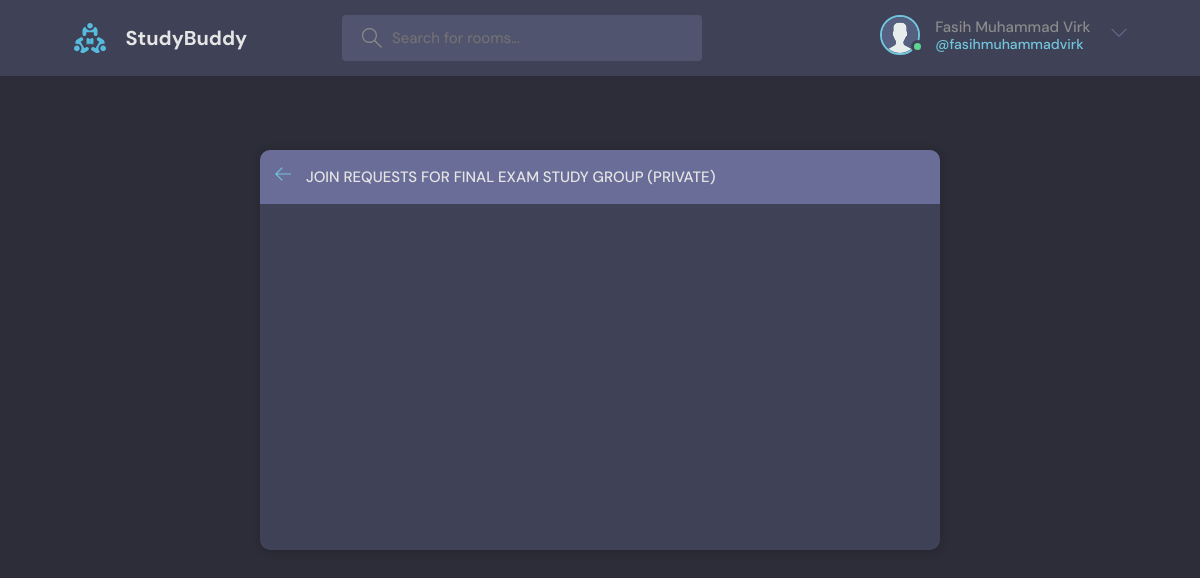
The page /room/15/accept/ (signed in) on the database its author committed.
### mainapp/models.py (models this page shows, shortened)
class User(AbstractUser):
    name = models.CharField(max_length=200, null=True)
    email = models.EmailField(unique=True)
    bio = models.TextField(null=True)
    avatar = models.ImageField(null=True, default="avatar.svg")
    USERNAME_FIELD = 'email'
    REQUIRED_FIELDS = []

class Room(models.Model):
    host = models.ForeignKey(User, on_delete=models.SET_NULL, null=True)
    topic = models.ForeignKey(Topic, on_delete=models.SET_NULL, null=True)
    name = models.CharField(max_length=200)
    description = models.TextField(null=True, blank=True)
    participants = models.ManyToManyField(
        User, related_name='participants', blank=True)
    updated = models.DateTimeField(auto_now=True)
    created = models.DateTimeField(auto_now_add=True)
    request_to_join = models.ManyToManyField(
        User, related_name='requested_rooms', blank=True)
    is_private = models.BooleanField(default=False)
    class Meta:
        ordering = ['-updated', '-created']

### mainapp/views.py (the view, shortened to what this page needs)
# urls.py: path('room/<int:pk>/accept/', views.accept_join_requests, name='accept_join_requests'),
@login_required(login_url='login')
def accept_join_requests(request, pk):
    room = Room.objects.get(id=pk)
    if request.user != room.host:
        return HttpResponse('You are not allowed here!!')
    join_requests = JoinRequest.objects.filter(room=room, status='pending')
    return render(request, 'mainapp/accept_join_requests.html', {'join_requests': join_requests, 'room': room})

### mainapp/templates/mainapp/accept_join_requests.html (shortened to what this page needs)
{% extends 'main.html' %} {%block content%}
<main class="create-room layout">
	<div class="container" style = "align-items: center; justify-content: center;">
		<div class="layout__box">
			<div class="layout__boxHeader">
				<div class="layout__boxTitle">
					<a href="{% url 'home' %}">
						<svg
							version="1.1"
							xmlns="http://www.w3.org/2000/svg"
							width="32"
							height="32"
							viewBox="0 0 32 32"
						>
							<title>arrow-left</title>
							<path
								d="M13.723 2.286l-13.723 13.714 13.719 13.714 1.616-1.611-10.96-10.96h27.625v-2.286h-27.625l10.965-10.965-1.616-1.607z"
							></path>
						</svg>
					</a>
					<h3>Join Requests for {{ room.name }}</h3>
				</div>
			</div>
		</div>
	</div>
</main>
{% endblock content %}

### templates/navbar.html (shortened to what this page needs)
{% load static %}
{% if request.user.is_authenticated %}
<header class="header header--loggedIn">
	<div class="container">
		<a href="{% url 'home' %}" class="header__logo">
			<img src="{% static 'images/logo.svg' %}" />
			<h1>StudyBuddy</h1>
		</a>
		<form class="header__search" method="GET" action="{% url 'home' %}">
			<label>
				<input name="q" placeholder="Search for rooms..." />
			</label>
		</form>
		<nav class="header__menu">
			<div class="header__user">
				<a href="{% url 'user-profile' user.id %}">
					<div class="avatar avatar--medium active">
						<img src="{{request.user.avatar.url}}" />
					</div>
					<p>
						{{request.user.name}} <span>@{{request.user.username}}</span>
					</p>
				</a>
				<button class="dropdown-button">
					<svg
						version="1.1"
						xmlns="http://www.w3.org/2000/svg"
						width="32"
						height="32"
						viewBox="0 0 32 32"
					>
						<title>chevron-down</title>
						<path d="M16 21l-13-13h-3l16 16 16-16h-3l-13 13z"></path>
					</svg>
				</button>
			</div>
			{% endif %}
		</nav>
	</div>
</header>

### static/style/style.css (style rules this page uses)
:root { --color-main: #71c6dd; --color-main-light: #e1f6fb; --color-dark: #3f4156; --color-dark-medium: #51546e; --color-dark-light: #696d97; --color-light: #e5e5e5; --color-gray: #8b8b8b; --color-light-gray: #b2bdbd; --color-bg: #2d2d39; --color-success: #5dd693; --color-error: #fc4b0b; }
* { font-family: "DM Sans", -apple-system, BlinkMacSystemFont, "Segoe UI", Roboto, Oxygen, Ubuntu, Cantarell, "Open Sans", "Helvetica Neue", sans-serif; margin: 0; padding: 0; box-sizing: border-box; text-rendering: optimizeLegibility; font-size: inherit; }
html { font-size: 56.25%; }
@media only screen and (min-width: 1200px) { html { font-size: 62.5%; } }
body { line-height: 1.6; font-weight: 400; font-size: 1.5rem; color: var(--color-light-gray); background-color: var(--color-bg); min-height: 100vh; }
img { width: 100%; }
a { display: inline-block; color: var(--color-main); text-decoration: none; }
.container { max-width: 120rem; width: 90%; margin: auto; }
.avatar { position: relative; display: inline-block; border-radius: 50%; border: 2px solid var(--color-main); }
.avatar img { display: block; border-radius: 50%; object-fit: cover; object-position: center; }
.avatar::after { content: ""; display: block; position: absolute; background-color: var(--color-gray); z-index: 111; border-radius: 50%; border: 0.3rem solid var(--color-dark); }
.avatar.active::after { background-color: var(--color-success); }
.avatar.avatar--medium img { width: 3.6rem; height: 3.6rem; border-radius: 50%; }
.avatar.avatar--medium:after { width: 0.7rem; height: 0.7rem; bottom: 0px; right: -6px; }
.header { padding: 1.5rem; background-color: var(--color-dark); }
.header > .container { display: flex; gap: 9.5rem; }
.header__logo, .header__user { display: flex; gap: 2rem; align-items: center; }
.header__logo > img { height: 3.2rem; width: 3.2rem; }
.header__logo > h1 { font-weight: 700; font-size: 2rem; color: var(--color-light); }
.header__search > label { background-color: var(--color-dark-medium); padding: 1.3rem 1rem; display: flex; align-items: center; gap: 1rem; border-radius: 4px; }
.header__search svg { fill: var(--color-gray); width: 2rem; height: 2rem; margin-left: 1rem; }
.header__search input { width: 30rem; background: transparent; border: none; outline: none; color: var(--color-light); }
.header__menu { margin-left: auto; position: relative; }
.header__menu a { display: flex; gap: 1.5rem; align-items: center; font-weight: 500; text-decoration: none; color: var(--color-gray); }
.header__menu img { height: 3.6rem; }
.header__menu p { line-height: 1.2; }
.header__menu span { color: var(--color-main); font-weight: 500; font-size: 1.4rem; display: block; }
.header__menu svg { width: 1.6rem; height: 1.6rem; fill: var(--color-dark-light); }
.dropdown-button { background: transparent; border: 0; outline: 0; cursor: pointer; }
.layout { margin-top: 2.4rem; }
.layout > .container { display: flex; justify-content: space-between; align-items: flex-start; }
.layout__box { width: 90%; max-width: 48rem; min-height: 40rem; background-color: var(--color-dark); border-radius: 1rem; box-shadow: 1px 1px 6px 3px rgba(0, 0, 0, 0.1); overflow: hidden; margin: 5rem 0rem; }
.layout__boxHeader { display: flex; padding: 1.5rem; background-color: var(--color-dark-light); }
.layout__boxTitle { display: flex; gap: 1.5rem; align-items: center; }
.layout__boxTitle h3 { text-transform: uppercase; font-weight: 500; color: var(--color-light); }
.layout__boxTitle svg { width: 1.6rem; height: 1.6rem; fill: var(--color-main); }
.create-room.layout .layout__box { max-width: 68rem; }

### rows shown on the page
User: user.avatar (placeholder picture), user.name "Fasih Muhammad Virk", user.username "fasihmuhammadvirk"
Room: name "FINAL EXAM STUDY GROUP (PRIVATE)"
